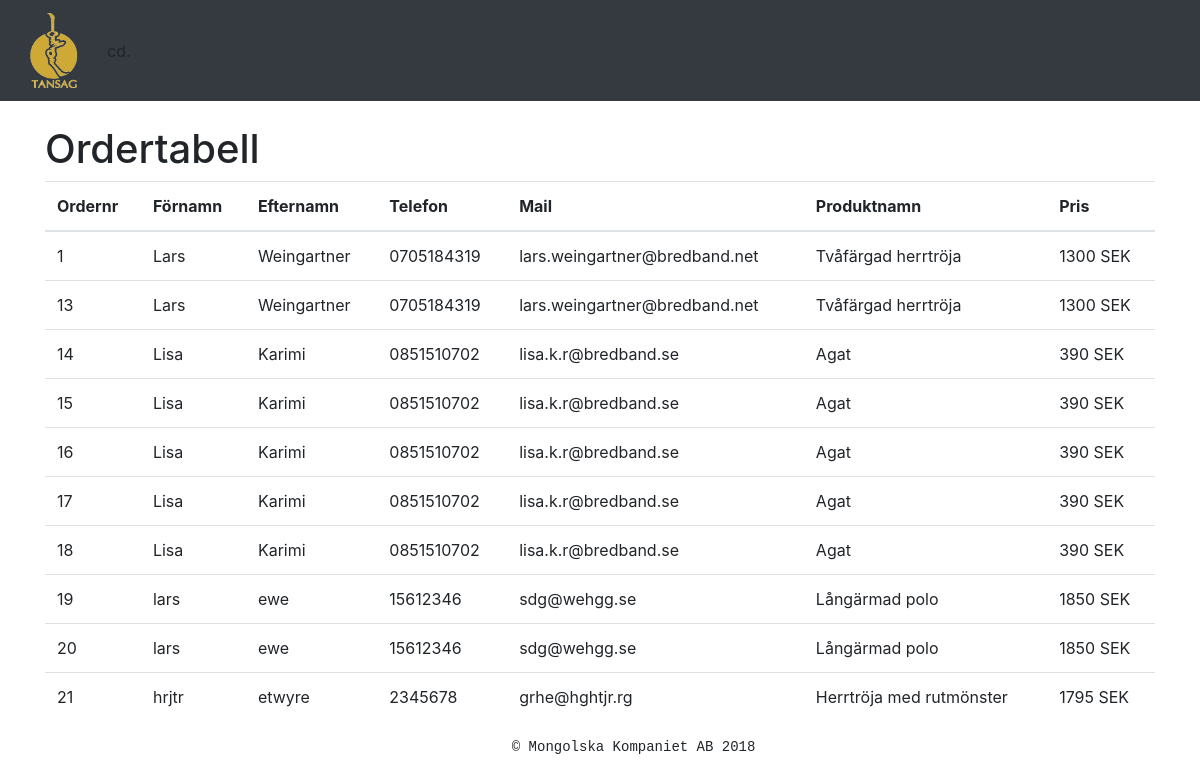
The page /ordertabell.php on the database its author committed.
### tables this page shows
CREATE TABLE `order` (
  `Kund_ID` int(8) UNSIGNED NOT NULL,
  `Order_ID` int(8) UNSIGNED NOT NULL,
  `Produkt_ID` int(8) NOT NULL,
  `OrderDatum` datetime NOT NULL DEFAULT CURRENT_TIMESTAMP
);

CREATE TABLE `kund` (
  `Kund_ID` int(11) UNSIGNED NOT NULL,
  `Förnamn` varchar(20) NOT NULL,
  `Efternamn` varchar(20) NOT NULL,
  `Adress` varchar(50) NOT NULL,
  `Distrikt` varchar(50) NOT NULL,
  `Postnr` varchar(50) NOT NULL,
  `Telefonnummer` varchar(11) NOT NULL,
  `mail` varchar(50) NOT NULL
);

CREATE TABLE `produkt` (
  `Produkt_ID` int(8) UNSIGNED NOT NULL,
  `Pris` int(5) NOT NULL,
  `ProduktNamn` varchar(50) NOT NULL,
  `LagerStatus` varchar(8) NOT NULL,
  `Leverantör` varchar(50) NOT NULL,
  `Kortbeskrivning` varchar(255) NOT NULL,
  `Bild` varchar(255) NOT NULL
);

### ordertabell.php (the view, shortened to what this page needs)
<?php
require_once('common.php');
require_once('connect.php');
$sats = "SELECT `order`.`Order_ID`, `kund`.`Förnamn`, `kund`.`Efternamn`, `kund`.`Telefonnummer`, `kund`.`mail`, `produkt`.`ProduktNamn`, `produkt`.`Pris`
FROM `order`, `kund`, `produkt`
WHERE `order`.`Kund_ID`=`kund`.`Kund_ID`
AND `order`.`Produkt_ID` = `produkt`.`Produkt_ID`";
$table = mysqli_query($connection, $sats) or die(mysqli_error($connection));
$array = array();
while($row=$table->fetch_assoc()){
    $array[] = $row;
}
$tab = "";
$tab .= <<<EOD
<table class="table">
<thead>
    <tr>
        <th>Ordernr</th>
        <th>Förnamn</th>
        <th>Efternamn</th>
        <th>Telefon</th>
        <th>Mail</th>
        <th>Produktnamn</th>
        <th>Pris</th>
    </tr>
</thead>
<tbody>
EOD;
for($i=0; $i < count($array); $i++){
    $tab .=<<<EOD
    <tr><td scope='row'>{$array[$i]['Order_ID']}</td>
            <td>{$array[$i]['Förnamn']}</td>
            <td>{$array[$i]['Efternamn']}</td>
            <td>{$array[$i]['Telefonnummer']}</td>
            <td>{$array[$i]['mail']}</td>
            <td>{$array[$i]['ProduktNamn']}</td>
            <td>{$array[$i]['Pris']} SEK</td></tr>
EOD;
}
$tab .= "</tbody></table>";
$html=<<<EOD
<!DOCTYPE html>
<html lang="sv">
<head>
    <meta charset="UTF-8">
    <meta name="viewport" content="width=device-width, initial-scale=1.0">
    <meta http-equiv="X-UA-Compatible" content="ie=edge">
    <link rel="stylesheet" href="https://maxcdn.bootstrapcdn.com/bootstrap/4.0.0/css/bootstrap.min.css"
>
        <link rel="stylesheet" href="style.css">
    <title>Tansag</title>
</head>
<body>
    <nav class="navbar navbar-expand-sm navbar-dark bg-dark">
        <a class="navbar-brand" href="index.php">
            <img id="logo" src="./images/logo_250x250_TP.png" alt="Logga">
        </a>
        <button class="navbar-toggler hidden-lg-up" type="button" data-toggle="collapse" data-target="#collapsibleNavId" aria-controls="collapsibleNavId"
            aria-expanded="false" aria-label="Toggle navigation"></button>
        <div class="collapse navbar-collapse" id="collapsibleNavId">
       cd.
        </div>
    </nav>
    <br>
    <div class='container'>
    <h1>Ordertabell</h1>
        {$tab}
    </div>
{$footer}
    <script src="https://code.jquery.com/jquery-3.2.1.slim.min.js"
></script>
    <script src="https://cdnjs.cloudflare.com/ajax/libs/popper.js/1.12.9/umd/popper.min.js"
></script>
    <script src="https://maxcdn.bootstrapcdn.com/bootstrap/4.0.0/js/bootstrap.min.js"
></script>
</body>
</html>
EOD;
echo $html;
exit;
?>

### common.php (shortened to what this page needs)
<?php
$footer = <<<FooterText
<div class = 'footer'>
<pre>
	&copy; Mongolska Kompaniet AB 2018
</pre>
</div>
FooterText;
?>

### style.css (style rules this page uses)
img#logo { height: 75px; }
div.footer { text-align: center; margin-left: auto; }

### rows shown on the page
order: Order_ID "1"
kund: Förnamn "Lars", Efternamn "Weingartner", Telefonnummer "0705184319", mail "lars.weingartner@bredband.net"
produkt: ProduktNamn "Tvåfärgad herrtröja Tvåfärgad herrtröja", Pris "1300 1300"
order: Order_ID "13"
kund: Förnamn "Lars", Efternamn "Weingartner", Telefonnummer "0705184319", mail "lars.weingartner@bredband.net"
order: Order_ID "14"
kund: Förnamn "Lisa", Efternamn "Karimi", Telefonnummer "0851510702", mail "lisa.k.r@bredband.se"
produkt: ProduktNamn "Agat Agat Agat Agat Agat", Pris "390 390 390 390 390"
order: Order_ID "15"
kund: Förnamn "Lisa", Efternamn "Karimi", Telefonnummer "0851510702", mail "lisa.k.r@bredband.se"
order: Order_ID "16"
kund: Förnamn "Lisa", Efternamn "Karimi", Telefonnummer "0851510702", mail "lisa.k.r@bredband.se"
order: Order_ID "17"
kund: Förnamn "Lisa", Efternamn "Karimi", Telefonnummer "0851510702", mail "lisa.k.r@bredband.se"
order: Order_ID "18"
kund: Förnamn "Lisa", Efternamn "Karimi", Telefonnummer "0851510702", mail "lisa.k.r@bredband.se"
order: Order_ID "19"
kund: Förnamn "lars", Efternamn "ewe", Telefonnummer "15612346", mail "sdg@wehgg.se"
produkt: ProduktNamn "Långärmad polo Långärmad polo", Pris "1850 1850"
order: Order_ID "20"
kund: Förnamn "lars", Efternamn "ewe", Telefonnummer "15612346", mail "sdg@wehgg.se"
order: Order_ID "21"
kund: Förnamn "hrjtr", Efternamn "etwyre", Telefonnummer "2345678", mail "grhe@hghtjr.rg"
produkt: ProduktNamn "Herrtröja med rutmönster", Pris "1795"
